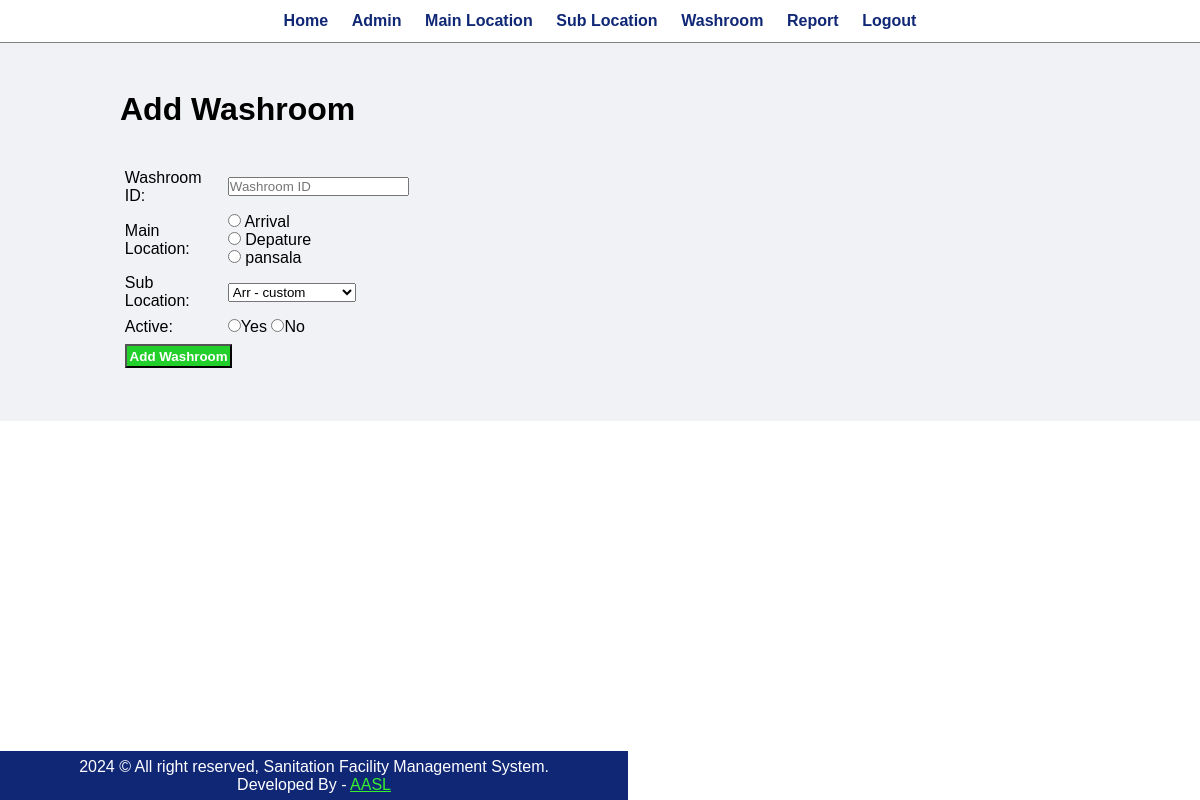
/Admin/add_washroom.php, run on the app's committed database.
### tables this page shows
CREATE TABLE `table_mainlocation` (
  `id` int(11) NOT NULL,
  `mainlocation` varchar(100) NOT NULL,
  `active` varchar(10) NOT NULL
);

### Admin/dbh/ReadMainLoacations.php (called while the page is built)
<?php
        $sql = "SELECT * FROM table_mainlocation";
        $res = mysqli_query($conn, $sql);
        if ($res) {
            $locations = mysqli_fetch_all($res, MYSQLI_ASSOC);
        }

### Admin/add_washroom.php (the view, shortened to what this page needs)
<?php
include('partials/menu.php');
include('dbh/ReadMainLoacations.php');
?>
<div class="main-content">
    <div class="wrapper">
        <h1>Add Washroom</h1>
        <br><br>
        <form action="" method="POST" enctype="multipart/form-data">
            <table class="tbl-30">
                <tr>
                    <td>Washroom ID: </td>
                    <td>
                        <input type="text" name="title" placeholder="Washroom ID">
                    </td>
                </tr>
                <tr>
                    <td>Main Location: </td>
                    <td>
                        <?php if (isset($locations)) : ?>
                            <?php foreach ($locations as $location) : ?>
                                <input type="radio" name="location" value="<?php echo $location['id'] ?>">
                                <?php echo $location['mainlocation'] ?><br>
                            <?php endforeach; ?>
                        <?php endif; ?>
                    </td>
                </tr>
                <tr>
                    <td>Sub Location:</td>
                    <td>
                        <select name="category">
                            <?php
                            $sql = "SELECT * FROM table_sublocation WHERE active='Yes'";
                            $res = mysqli_query($conn, $sql);
                            if ($res && mysqli_num_rows($res) > 0) {
                                while ($row = mysqli_fetch_assoc($res)) {
                                    $id = $row['id'];
                                    $sublocation = $row['sublocation'];
                                    ?>
                                    <option value="<?php echo $id; ?>" id="mainloc<?php echo $row['mainlocID']; ?>">
                                        <?php echo $sublocation; ?>
                                    </option>
                                    <?php
                                }
                            } else {
                                ?>
                                <option value="0">No Washroom Found</option>
                                <?php
                            }
                            ?>
                        </select>
                    </td>
                </tr>
                <tr>
                    <td>Active: </td>
                    <td>
                        <input type="radio" name="status" value="Yes">Yes
                        <input type="radio" name="status" value="No">No
                    </td>
                </tr>
                <tr>
                    <td colspan="2">
                        <input type="submit" name="submit" value="Add Washroom" class="btn-secodary">
                    </td>
                </tr>
            </table>
        </form>
    </div>
</div>
<?php
include('partials/footer.php');
?>

### css/admin.css (style rules this page uses)
* { margin: 0; padding: 0; font-family: Arial, Helvetica, sans-serif; }
.wrapper { padding: 1%; width: 80%; margin: 0 auto; }
.tbl-30 { width: 30%; }
table tr td { padding: 1%; }
.btn-secodary { background-color: #23cf2b; padding: 1%; color: white; text-decoration: none; font-weight: bold; }
.main-content { background-color: #f1f2f6; padding: 3% 0; }

### data on the page
table_mainlocation: mainlocation "Arrival"
table_mainlocation: mainlocation "Depature"
table_mainlocation: mainlocation "pansala"

### other printed values
form field category "Arr - custom"
